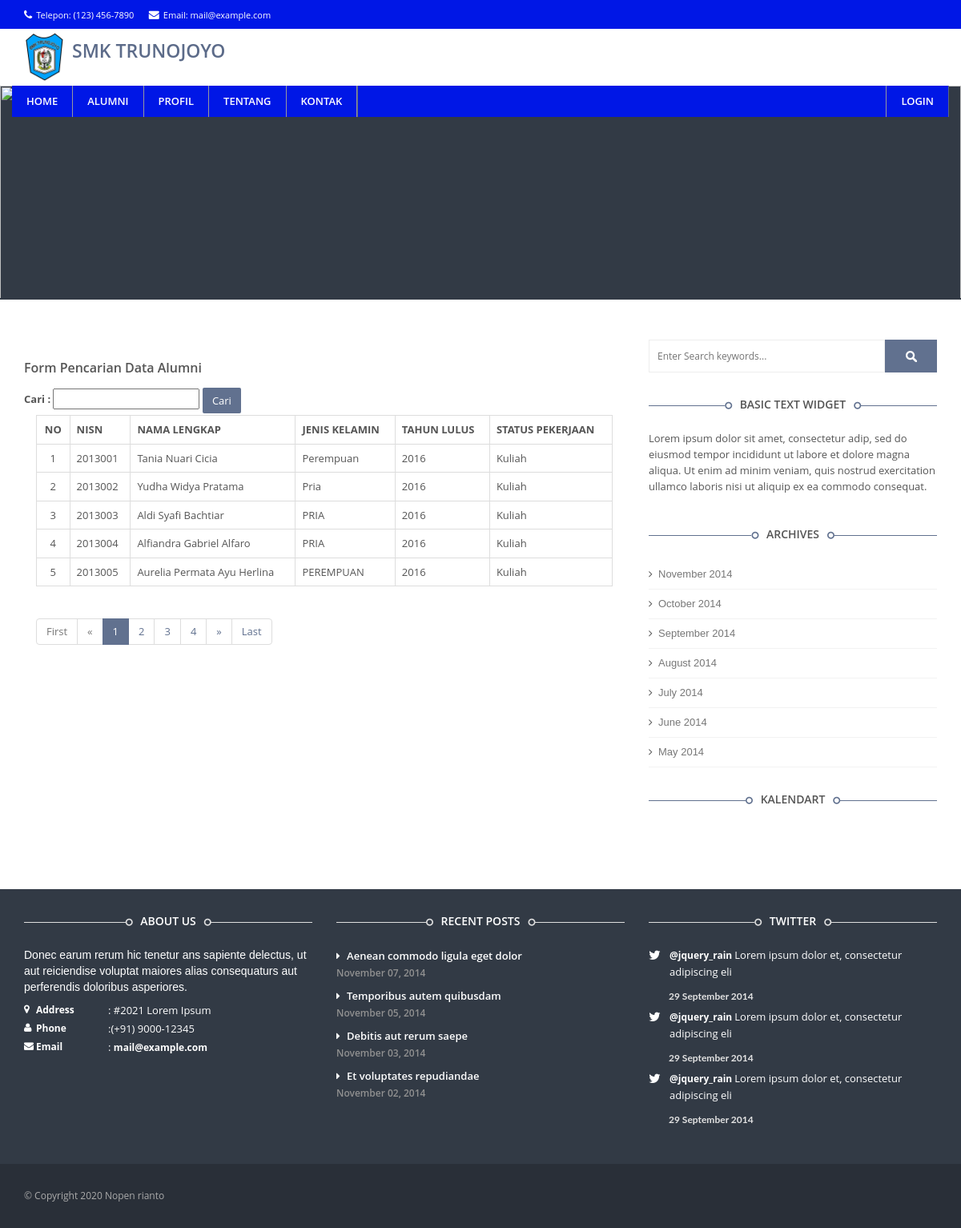
Page /alumni.php on the earlier database version.
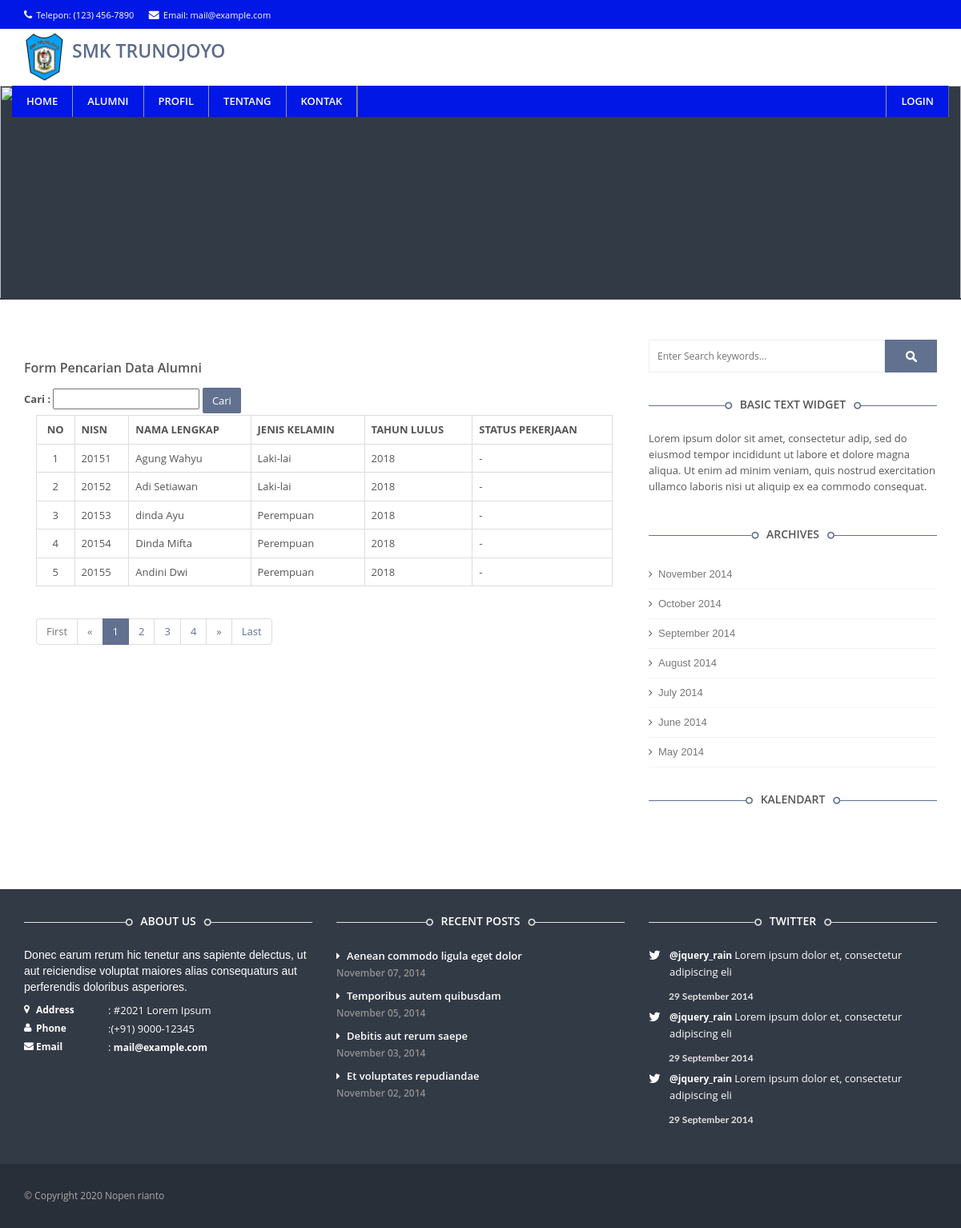
Same page on the later database version.
### tables this page shows
CREATE TABLE `profil` (
  `ID_USER` int(11) NOT NULL,
  `NISN` int(11) NOT NULL,
  `id_status` int(11) NOT NULL,
  `NM_LENGKAP` varchar(100) DEFAULT NULL,
  `JENKEL` varchar(25) DEFAULT NULL,
  `TEMPAT_LAHIR` varchar(75) DEFAULT NULL,
  `TGL_LAHIR` date DEFAULT NULL,
  `ALAMAT` varchar(100) DEFAULT NULL,
  `NO_TELP` varchar(15) DEFAULT NULL,
  `NM_AYAH` varchar(100) DEFAULT NULL,
  `PEKERJAAN_AYAH` varchar(100) DEFAULT NULL,
  `NM_IBU` varchar(100) DEFAULT NULL,
  `PEKERJAAN_IBU` varchar(100) DEFAULT NULL,
  `THN_MASUK` varchar(15) DEFAULT NULL,
  `THN_LULUS` varchar(15) DEFAULT NULL,
  `NO_IJAZAH` varchar(25) DEFAULT NULL,
  `NO_SKHUN` varchar(25) DEFAULT NULL
);

CREATE TABLE `status_alumni` (
  `id_status` int(11) NOT NULL,
  `nama_status` varchar(100) NOT NULL
);

### alumni.php (the view, shortened to what the changed rows need)
<!DOCTYPE html>
<?php include "config/koneksi.php"; ?>
<html class="no-js" lang="en">
<head>
    <link rel="stylesheet" href="assets/css/bootstrap.min.css"/>
    <link rel="stylesheet" href="assets/css/style-guest.css">
    <link rel="stylesheet" href="assets/css/fractionslider.css"/>
    <link rel="stylesheet" href="assets/css/style-fraction.css"/>
     <link rel="stylesheet" href="assets/css/font-awesome.css">
</head>
<body>
<header id="header">
    <div id="logo-bar">
        <div class="container">
            <div class="row">
                <div class="col-md-12">
                    <div id="logo">
                        <h1>SMK TRUNOJOYO</h1>
                    </div>
                </div>
            </div>
        </div>
    </div>
</header>
<section class="wrapper">
    <section class="content blog">
            <div class="container">
                <div class="row">
                    <div class="col-xs-12 col-sm-8 col-md-8 col-lg-8">
                        <div class="blog_medium">
<?php
$page = (isset($_GET['page']))? $_GET['page'] : 1;
$limit = 5;
$limit_start = ($page - 1) * $limit;
    if(isset($_GET['cari'])){
		$cari = $_GET['cari'];
        $data ="SELECT profil.* , status_alumni.nama_status FROM profil
        INNER JOIN status_alumni ON profil.id_status=status_alumni.id_status
        WHERE NM_LENGKAP like '%".$cari."%' limit 10";
    }else{
        $data= "SELECT profil.* , status_alumni.nama_status, user.ID_USER FROM profil
        INNER JOIN status_alumni ON profil.id_status=status_alumni.id_status INNER JOIN user ON user.ID_USER=profil.ID_USER
        WHERE ID_GRUP=2 LIMIT ".$limit_start.",".$limit;
    }
?>
<div style="padding: 0 15px;">
			<div class="table-responsive">
				<table class="table table-bordered">
					<tr>
						<th class="text-center">NO</th>
						<th>NISN</th>
						<th>NAMA LENGKAP</th>
						<th>JENIS KELAMIN</th>
						<th>TAHUN LULUS</th>
						<th>STATUS PEKERJAAN</th>
					</tr>
					<?php
					$sql = mysqli_query($koneksi, $data);
					$no = $limit_start + 1;
					while($data = mysqli_fetch_array($sql)){
					?>
						<tr>
							<td class="align-middle text-center"><?php echo $no; ?></td>
							<td class="align-middle"><?php echo $data['NISN']; ?></td>
							<td class="align-middle"><?php echo $data['NM_LENGKAP']; ?></td>
							<td class="align-middle"><?php echo $data['JENKEL']; ?></td>
							<td class="align-middle"><?php echo $data['THN_LULUS']; ?></td>
							<td class="align-middle"><?php echo $data['nama_status']; ?></td>
						</tr>
					<?php
						$no++;
					}
					?>
				</table>
			</div>
		</div>
                        </div>
                    </div>
                </div>
            </div>
        </section>
</section>
</body>
</html>

Differences in the rows shown:
changed profil: NISN "2013001" → "20151"; NM_LENGKAP "Tania Nuari Cicia" → "Agung Wahyu"; JENKEL "Perempuan" → "Laki-lai"; THN_LULUS "2016" → "2018"; id_status.nama_status "Kuliah" → "-"
changed profil: NISN "2013002" → "20152"; NM_LENGKAP "Yudha Widya Pratama" → "Adi Setiawan"; JENKEL "Pria" → "Laki-lai"; THN_LULUS "2016" → "2018"; id_status.nama_status "Kuliah" → "-"
changed profil: NISN "2013003" → "20153"; NM_LENGKAP "Aldi Syafi Bachtiar" → "dinda Ayu"; JENKEL "PRIA" → "Perempuan"; THN_LULUS "2016" → "2018"; id_status.nama_status "Kuliah" → "-"
changed profil: NISN "2013004" → "20154"; NM_LENGKAP "Alfiandra Gabriel Alfaro" → "Dinda Mifta"; JENKEL "PRIA" → "Perempuan"; THN_LULUS "2016" → "2018"; id_status.nama_status "Kuliah" → "-"
changed profil: NISN "2013005" → "20155"; NM_LENGKAP "Aurelia Permata Ayu Herlina" → "Andini Dwi"; JENKEL "PEREMPUAN" → "Perempuan"; THN_LULUS "2016" → "2018"; id_status.nama_status "Kuliah" → "-"
